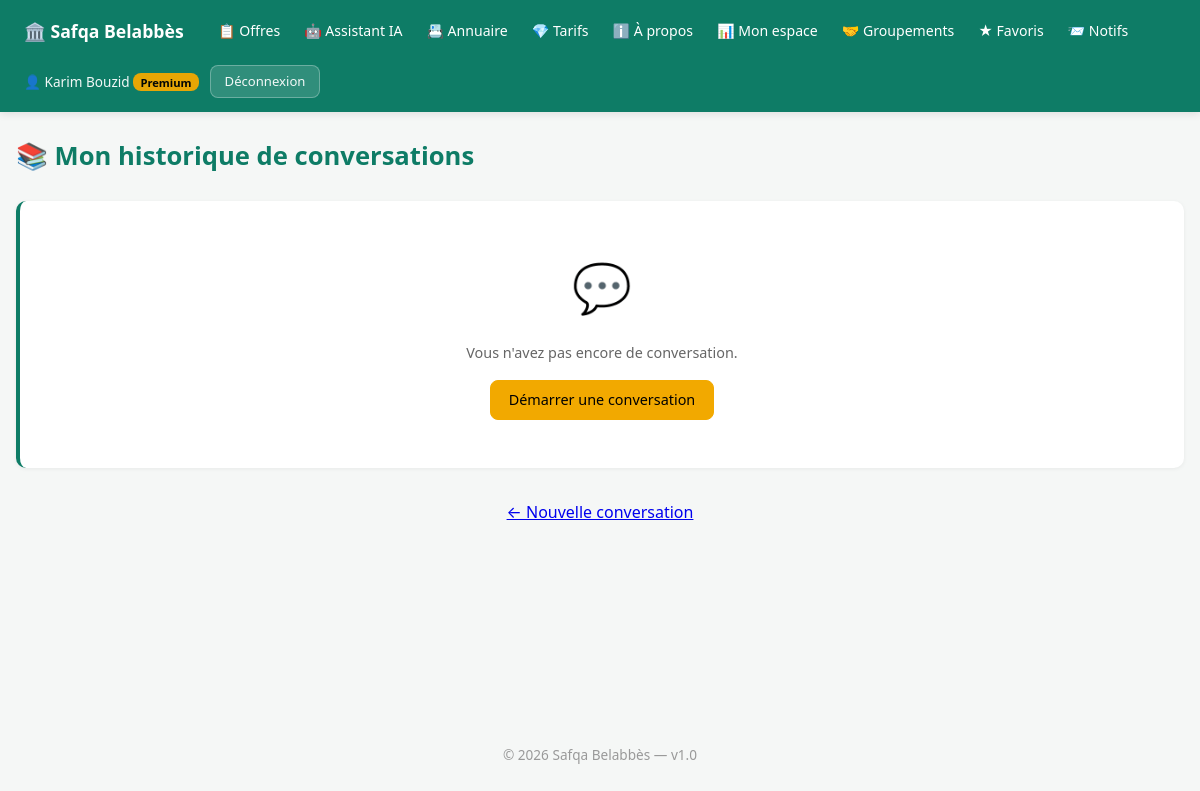
The app's page /chatbot/history (signed in), older data.
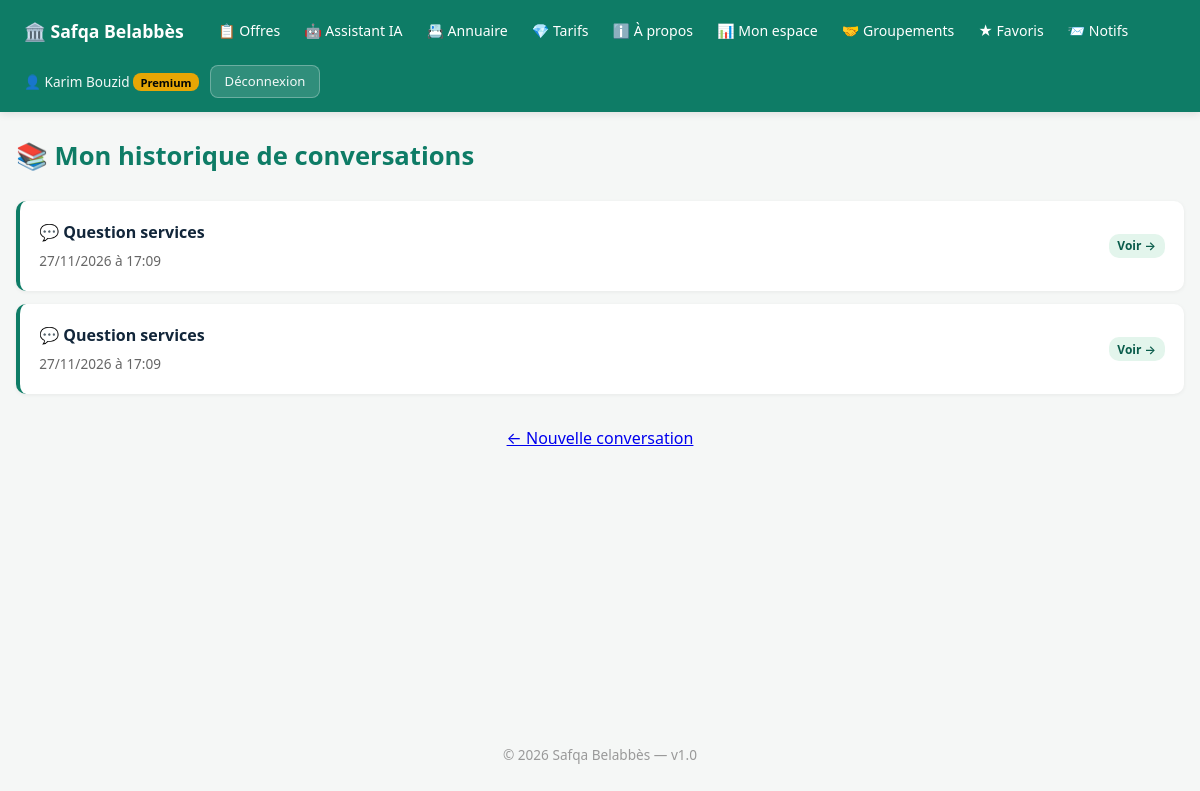
The same page, newer data.
### app/__init__.py (models this page shows)
class ChatConversation(db.Model):
    __tablename__ = "chat_conversations"
    id = db.Column(db.Integer, primary_key=True)
    user_id = db.Column(db.Integer, db.ForeignKey("users.id"), nullable=True, index=True)
    tender_id = db.Column(db.Integer, db.ForeignKey("tenders.id"), nullable=True)
    conversation_type = db.Column(db.String(30), default="general")
    created_at = db.Column(db.DateTime, default=datetime.utcnow)
    user = db.relationship("User")
    tender = db.relationship("Tender")

### app/routes.py (the view)
@bp.route("/chatbot/history")
@login_required
def chatbot_history():
    conversations = ChatConversation.query.filter_by(
        user_id=current_user.id
    ).order_by(ChatConversation.created_at.desc()).limit(20).all()
    return render_template("chatbot_history.html", conversations=conversations)

### app/__init__.py (called while the page is built)
    @property
    def is_admin(self):
        return self.role == "admin"

    @property
    def is_premium(self):
        if self.role == "admin":
            return True
        return self.plan == "premium"

### app/templates/chatbot_history.html
{% extends "base.html" %}
{% block content %}
<h1>📚 Mon historique de conversations</h1>
{% if conversations %}
{% for conv in conversations %}
<a href="/chatbot/conversation/{{ conv.id }}" class="card" style="display:block;text-decoration:none;color:inherit;margin-bottom:0.8rem">
  <div style="display:flex;justify-content:space-between;align-items:center;flex-wrap:wrap;gap:0.5rem">
    <div>
      <strong>{% if conv.conversation_type == 'tender' %}📋 Analyse cahier des charges{% else %}💬 Question services{% endif %}</strong>
      <p style="margin:0.3rem 0 0;color:#666;font-size:0.85rem">{{ conv.created_at.strftime('%d/%m/%Y à %H:%M') if conv.created_at }}</p>
    </div>
    <span class="chip">Voir →</span>
  </div>
</a>
{% endfor %}
{% else %}
<div class="card" style="text-align:center;padding:3rem">
  <p style="font-size:3rem;margin:0">💬</p>
  <p style="color:#666;margin:1rem 0">Vous n'avez pas encore de conversation.</p>
  <a href="/chatbot" class="btn btn-accent">Démarrer une conversation</a>
</div>
{% endif %}
<p style="text-align:center;margin-top:2rem"><a href="/chatbot">← Nouvelle conversation</a></p>
{% endblock %}

Row changes from the older to the newer data that the page shows:
added ChatConversation: conversation_type "💬 Question services", created_at "27/11/2026 à 17:09"
added ChatConversation: conversation_type "💬 Question services", created_at "27/11/2026 à 17:09"
Text that changed along with them:
text no longer shown: "💬 Vous n'avez pas encore de conversation. Démarrer une conversation"
